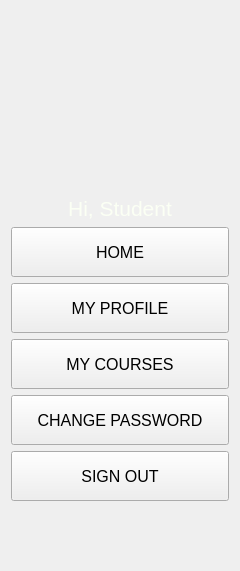
         <widget class="QWidget" name="widget_2" native="true">
          <property name="styleSheet">
           <string notr="true">#widget_2{
        background-color: rgba(0, 0, 0, 150);
}</string>
          </property>
          <layout class="QVBoxLayout" name="verticalLayout_2">
           <property name="topMargin">
            <number>50</number>
           </property>
           <property name="bottomMargin">
            <number>70</number>
           </property>
           <item alignment="Qt::AlignHCenter">
            <widget class="QLabel" name="avatar">
             <property name="minimumSize">
              <size>
               <width>140</width>
               <height>140</height>
              </size>
             </property>
             <property name="maximumSize">
              <size>
               <width>140</width>
               <height>140</height>
              </size>
             </property>
             <property name="styleSheet">
              <string notr="true">#avatar{
        border-image: url(:/background/OIP.jpg)
}</string>
             </property>
             <property name="text">
              <string/>
             </property>
            </widget>
           </item>
           <item>
            <widget class="QLabel" name="name">
             <property name="maximumSize">
              <size>
               <width>16777215</width>
               <height>34</height>
              </size>
             </property>
             <property name="font">
              <font>
               <pointsize>16</pointsize>
              </font>
             </property>
             <property name="styleSheet">
              <string notr="true">#name{
        color: #FBFFF4;
}</string>
             </property>
             <property name="text">
              <string>Hi, Student</string>
             </property>
             <property name="alignment">
              <set>Qt::AlignCenter</set>
             </property>
            </widget>
           </item>
           <item alignment="Qt::AlignHCenter">
            <widget class="QPushButton" name="button_StuHome">
             <property name="minimumSize">
              <size>
               <width>218</width>
               <height>50</height>
              </size>
             </property>
             <property name="maximumSize">
              <size>
               <width>251</width>
               <height>50</height>
              </size>
             </property>
             <property name="font">
              <font>
               <pointsize>12</pointsize>
              </font>
             </property>
             <property name="text">
              <string>HOME</string>
             </property>
            </widget>
           </item>
           <item alignment="Qt::AlignHCenter">
            <widget class="QPushButton" name="button_StuMyProfile">
             <property name="minimumSize">
              <size>
               <width>218</width>
               <height>50</height>
              </size>
             </property>
             <property name="maximumSize">
              <size>
               <width>251</width>
               <height>50</height>
              </size>
             </property>
             <property name="font">
              <font>
               <pointsize>12</pointsize>
              </font>
             </property>
             <property name="text">
              <string>MY PROFILE</string>
             </property>
            </widget>
           </item>
           <item alignment="Qt::AlignHCenter">
            <widget class="QPushButton" name="button_StuMyCourses">
             <property name="minimumSize">
              <size>
               <width>218</width>
               <height>50</height>
              </size>
             </property>
             <property name="maximumSize">
              <size>
               <width>251</width>
               <height>50</height>
              </size>
             </property>
             <property name="font">
              <font>
               <pointsize>12</pointsize>
              </font>
             </property>
             <property name="text">
              <string>MY COURSES</string>
             </property>
            </widget>
           </item>
           <item alignment="Qt::AlignHCenter">
            <widget class="QPushButton" name="button_StuChangePassword">
             <property name="minimumSize">
              <size>
               <width>218</width>
               <height>50</height>
              </size>
             </property>
             <property name="maximumSize">
              <size>
               <width>251</width>
               <height>50</height>
              </size>
             </property>
             <property name="font">
              <font>
               <pointsize>12</pointsize>
              </font>
             </property>
             <property name="text">
              <string>CHANGE PASSWORD</string>
             </property>
            </widget>
           </item>
           <item alignment="Qt::AlignHCenter">
            <widget class="QPushButton" name="button_StuSignOut">
             <property name="minimumSize">
              <size>
               <width>218</width>
               <height>50</height>
              </size>
             </property>
             <property name="maximumSize">
              <size>
               <width>251</width>
               <height>50</height>
              </size>
             </property>
             <property name="font">
              <font>
               <pointsize>12</pointsize>
              </font>
             </property>
             <property name="text">
              <string>SIGN OUT</string>
             </property>
            </widget>
           </item>
          </layout>
         </widget>
